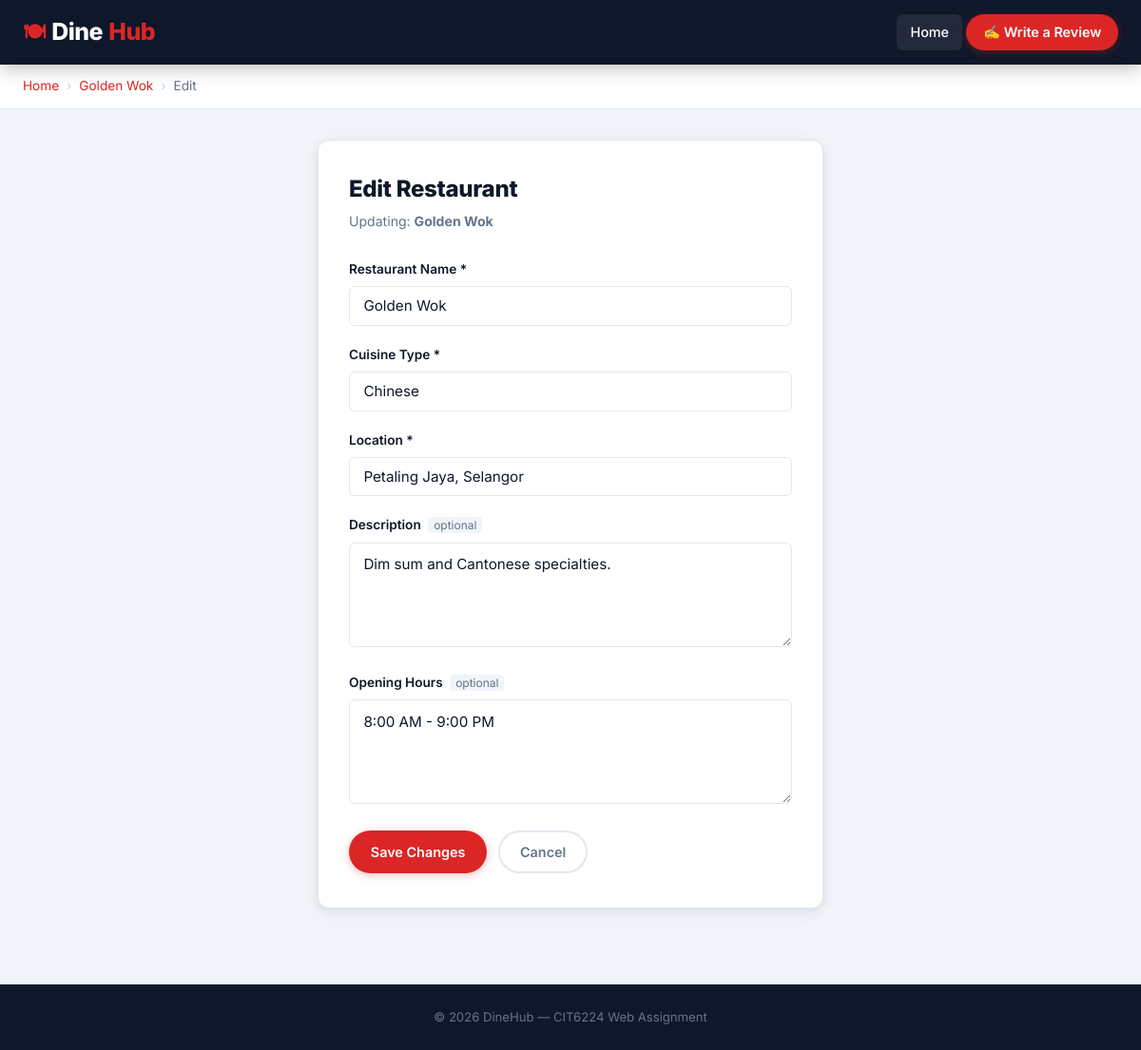
Page /edit-restaurant.php?id=5 on the committed database.
### tables this page shows
CREATE TABLE IF NOT EXISTS restaurants (
    id INT AUTO_INCREMENT PRIMARY KEY,
    name VARCHAR(100) NOT NULL,
    cuisine_type VARCHAR(50) NOT NULL,
    location VARCHAR(150) NOT NULL,
    description TEXT,
    opening_hours VARCHAR(100),
    image VARCHAR(255) DEFAULT 'default.jpg',
    created_at TIMESTAMP DEFAULT CURRENT_TIMESTAMP
);

### edit-restaurant.php (the view, shortened to what this page needs)
<?php
require_once 'db.php';
$id = filter_input(INPUT_GET, 'id', FILTER_VALIDATE_INT, [
    'options' => ['min_range' => 1]
]);
$stmt = $pdo->prepare("SELECT * FROM restaurants WHERE id = :id");
$stmt->execute([':id' => $id]);
$restaurant = $stmt->fetch();
$fields = [
    'name'          => $restaurant['name'],
    'cuisine_type'  => $restaurant['cuisine_type'],
    'location'      => $restaurant['location'],
    'description'   => $restaurant['description'],
    'opening_hours' => $restaurant['opening_hours'],
];
$errors = [];
require_once 'includes/header.php';
?>
<div class="page-header">
    <nav class="breadcrumb">
        <a href="index.php">Home</a>
        <span class="sep">›</span>
        <a href="restaurant.php?id=<?= $id ?>"><?= htmlspecialchars($restaurant['name']) ?></a>
        <span class="sep">›</span>
        <span>Edit</span>
    </nav>
</div>
<div class="form-container">
    <div class="form-card">
        <div class="form-card-header">
            <h2>Edit Restaurant</h2>
            <p>Updating: <strong><?= htmlspecialchars($restaurant['name']) ?></strong></p>
        </div>
        <form method="post" action="edit-restaurant.php?id=<?= $id ?>">
            <div class="form-group">
                <label for="name">Restaurant Name *</label>
                <input type="text" id="name" name="name"
                       value="<?= htmlspecialchars($fields['name']) ?>"
                       class="<?= isset($errors['name']) ? 'invalid' : '' ?>">
            </div>
            <div class="form-group">
                <label for="cuisine_type">Cuisine Type *</label>
                <input type="text" id="cuisine_type" name="cuisine_type"
                       value="<?= htmlspecialchars($fields['cuisine_type']) ?>"
                       class="<?= isset($errors['cuisine_type']) ? 'invalid' : '' ?>">
            </div>
            <div class="form-group">
                <label for="location">Location *</label>
                <input type="text" id="location" name="location"
                       value="<?= htmlspecialchars($fields['location']) ?>"
                       class="<?= isset($errors['location']) ? 'invalid' : '' ?>">
            </div>
            <div class="form-group">
                <label for="description">
                    Description <span class="optional-tag">optional</span>
                </label>
                <textarea id="description"
                          name="description"><?= htmlspecialchars($fields['description']) ?></textarea>
            </div>
            <div class="form-group">
                <label for="opening_hours">
                    Opening Hours <span class="optional-tag">optional</span>
                </label>
                <textarea id="opening_hours"
                          name="opening_hours"><?= htmlspecialchars($fields['opening_hours']) ?></textarea>
            </div>
            <div style="display:flex;gap:0.75rem;flex-wrap:wrap;margin-top:0.5rem">
                <button type="submit" class="btn btn-primary">Save Changes</button>
                <a class="btn btn-ghost" href="restaurant.php?id=<?= $id ?>">Cancel</a>
            </div>
        </form>
    </div>
</div>
<?php require_once 'includes/footer.php'; ?>

### style.css (style rules this page uses)
:root { --navy: #0f172a; --navy-mid: #1e293b; --red: #dc2626; --red-dark: #b91c1c; --red-light: #fef2f2; --amber: #f59e0b; --green: #16a34a; --green-light: #f0fdf4; --bg: #f1f5f9; --surface: #ffffff; --border: #e2e8f0; --text: #0f172a; --text-muted: #64748b; --radius-sm: 6px; --radius: 12px; --radius-lg: 20px; --shadow-sm: 0 1px 3px rgba(0,0,0,.08), 0 1px 2px rgba(0,0,0,.04); --shadow: 0 4px 16px rgba(0,0,0,.08), 0 2px 6px rgba(0,0,0,.04); --shadow-lg: 0 12px 40px rgba(0,0,0,.12), 0 4px 12px rgba(0,0,0,.06); --transition: 0.22s ease; --nav-height: 68px; }
*, *::before, *::after { box-sizing: border-box; margin: 0; padding: 0; }
html { scroll-behavior: smooth; }
body { font-family: 'Inter', 'Segoe UI', Arial, sans-serif; background: var(--bg); color: var(--text); line-height: 1.6; padding-top: var(--nav-height); }
a { text-decoration: none; color: inherit; }
.page-header { background: var(--surface); border-bottom: 1px solid var(--border); padding: 0.75rem 1.5rem; }
.breadcrumb { max-width: 1200px; margin: 0 auto; display: flex; align-items: center; gap: 0.5rem; font-size: 0.85rem; color: var(--text-muted); }
.breadcrumb a { color: var(--red); }
.breadcrumb .sep { color: #cbd5e1; }
.btn { display: inline-flex; align-items: center; gap: 0.35rem; padding: 0.55rem 1.3rem; border-radius: 100px; font-size: 0.9rem; font-weight: 600; font-family: inherit; cursor: pointer; border: 2px solid transparent; transition: background var(--transition), color var(--transition), transform var(--transition), box-shadow var(--transition), border-color var(--transition); white-space: nowrap; text-decoration: none; }
.btn-primary { background: var(--red); color: #fff; box-shadow: 0 2px 8px rgba(220,38,38,.3); }
.btn-ghost { background: transparent; color: var(--text-muted); border-color: var(--border); }
.form-container { max-width: 580px; margin: 0 auto; padding: 2rem 1.5rem; }
.form-card { background: var(--surface); border-radius: var(--radius); padding: 2rem 2rem 2.25rem; box-shadow: var(--shadow); border: 1px solid var(--border); }
.form-card-header { margin-bottom: 1.75rem; }
.form-card-header h2 { font-size: 1.5rem; font-weight: 800; color: var(--text); letter-spacing: -0.3px; }
.form-card-header p { font-size: 0.88rem; color: var(--text-muted); margin-top: 0.25rem; }
.form-group { margin-bottom: 1.25rem; }
.form-group label { display: block; font-size: 0.85rem; font-weight: 600; color: var(--text); margin-bottom: 0.4rem; }
.optional-tag { font-size: 0.75rem; font-weight: 400; color: var(--text-muted); background: var(--bg); padding: 1px 6px; border-radius: 4px; margin-left: 4px; }
.form-group input[type="text"], .form-group input[type="email"], .form-group select, .form-group textarea { width: 100%; padding: 0.65rem 0.9rem; border: 1.5px solid var(--border); border-radius: var(--radius-sm); font-size: 0.95rem; font-family: inherit; color: var(--text); background: #fff; transition: border-color var(--transition), box-shadow var(--transition); appearance: none; -webkit-appearance: none; }
.form-group textarea { resize: vertical; min-height: 110px; line-height: 1.6; }

### rows in the picture
restaurants: name "Golden Wok", cuisine_type "Chinese", location "Petaling Jaya, Selangor", description "Dim sum and Cantonese specialties.", opening_hours "8:00 AM - 9:00 PM"
